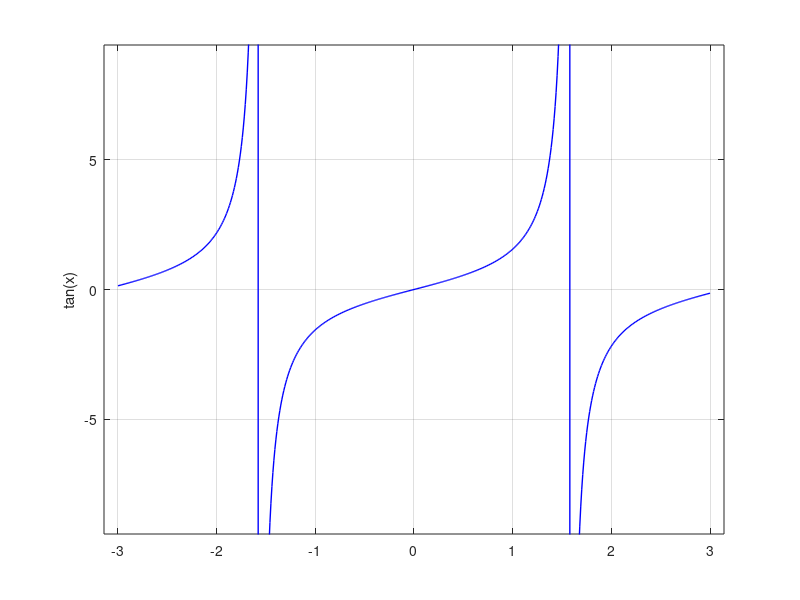
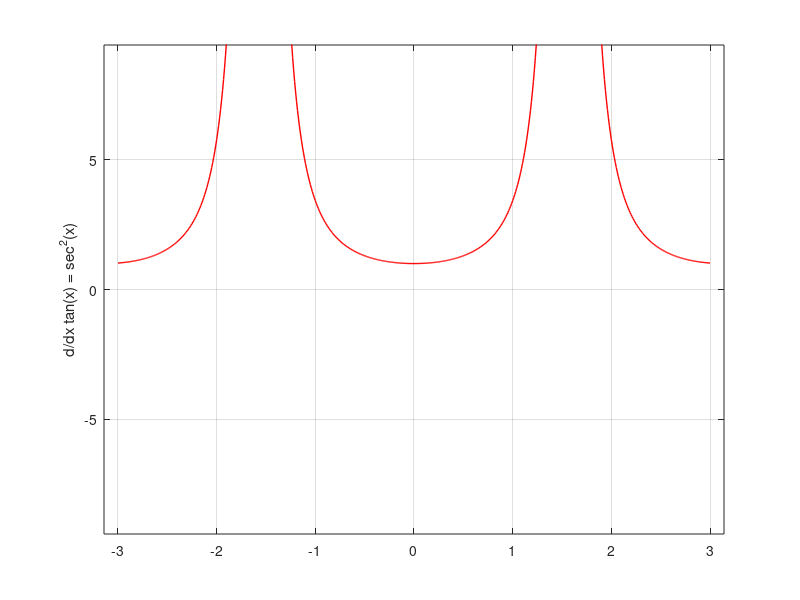
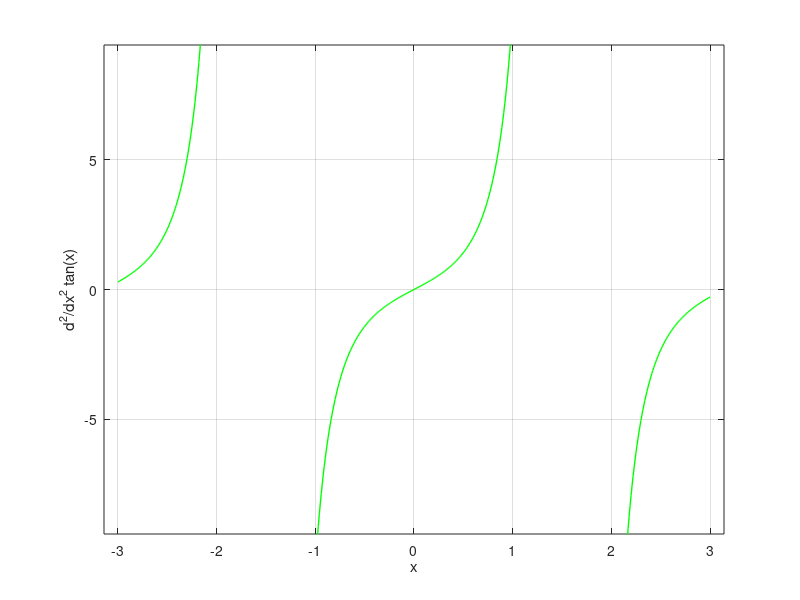

MATLAB code to generate these figures, in order:
clc;clear;

N = 1000;

x = -3:0.01:3;

y0 = tan(x);
y1 = sec(x).^2;
y2 = 2 * sec(x).^2 .* tan(x) ;

bx = [-pi,pi];
by = 3*bx;
figure(1)
plot(x,y0,'b','LineWidth',1)
ylabel('tan(x)')
xlim(bx)
ylim(by)
grid on
figure(2)
plot(x,y1,'r','LineWidth',1)
ylabel('d/dx tan(x) = sec^2(x)')
xlim(bx)
ylim(by)
grid on
figure(3)
plot(x,y2,'g','LineWidth',1)
ylabel('d^2/dx^2 tan(x)')
xlabel('x')
xlim(bx)
ylim(by)
grid on
